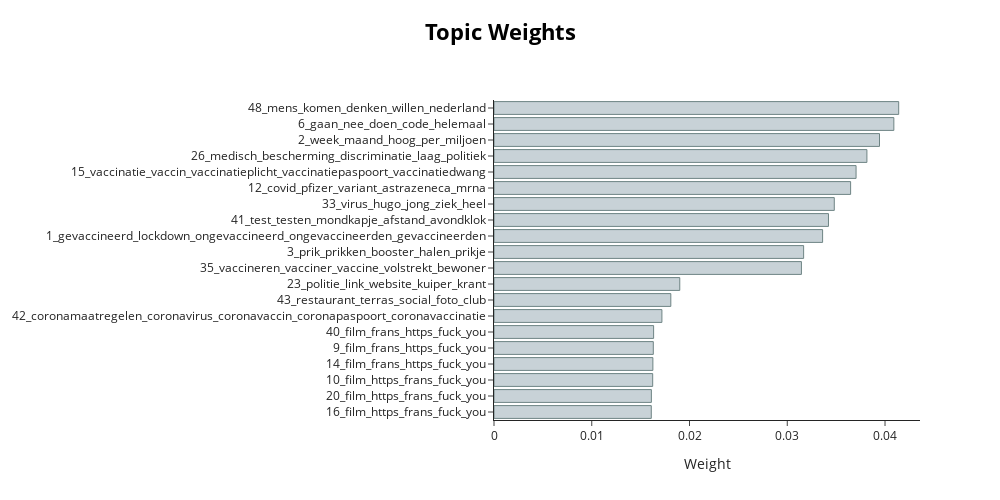

Source (notebook cell):
### Code cell
fig = model.visualize_topic_weights(top_n=20, height=500)
fig.show()

### Figure 1 — Plotly figure (JSON) as saved in the notebook; plotly's stock layout.template omitted (floating-point values rounded to 4 significant figures)
{"data": [{"marker": {"color": "#C8D2D7", "line": {"color": "#6E8484", "width": 1}}, "orientation": "h", "type": "bar", "x": [0.01609, 0.0161, 0.01623, 0.01625, 0.0163, 0.01633, 0.01718, 0.01809, 0.019, 0.03145, 0.03167, 0.03361, 0.03421, 0.03481, 0.03648, 0.03704, 0.03815, 0.03944, 0.0409, 0.0414], "y": ["16_film_https_frans_fuck_you", "20_film_https_frans_fuck_you", "10_film_https_frans_fuck_you", "14_film_frans_https_fuck_you", "9_film_frans_https_fuck_you", "40_film_frans_https_fuck_you", "42_coronamaatregelen_coronavirus_coronavaccin_coronapaspoort_coronavaccinatie", "43_restaurant_terras_social_foto_club", "23_politie_link_website_kuiper_krant", "35_vaccineren_vacciner_vaccine_volstrekt_bewoner", "3_prik_prikken_booster_halen_prikje", "1_gevaccineerd_lockdown_ongevaccineerd_ongevaccineerden_gevaccineerden", "41_test_testen_mondkapje_afstand_avondklok", "33_virus_hugo_jong_ziek_heel", "12_covid_pfizer_variant_astrazeneca_mrna", "15_vaccinatie_vaccin_vaccinatieplicht_vaccinatiepaspoort_vaccinatiedwang", "26_medisch_bescherming_discriminatie_laag_politiek", "2_week_maand_hoog_per_miljoen", "6_gaan_nee_doen_code_helemaal", "48_mens_komen_denken_willen_nederland"]}], "layout": {"height": 500, "hoverlabel": {"bgcolor": "white", "font": {"family": "Rockwell", "size": 16}}, "title": {"font": {"color": "Black", "size": 22}, "text": "<b>Topic Weights</b>", "x": 0.5, "xanchor": "center", "y": 0.95, "yanchor": "top"}, "width": 1000, "xaxis": {"title": {"text": "Weight"}}}}
